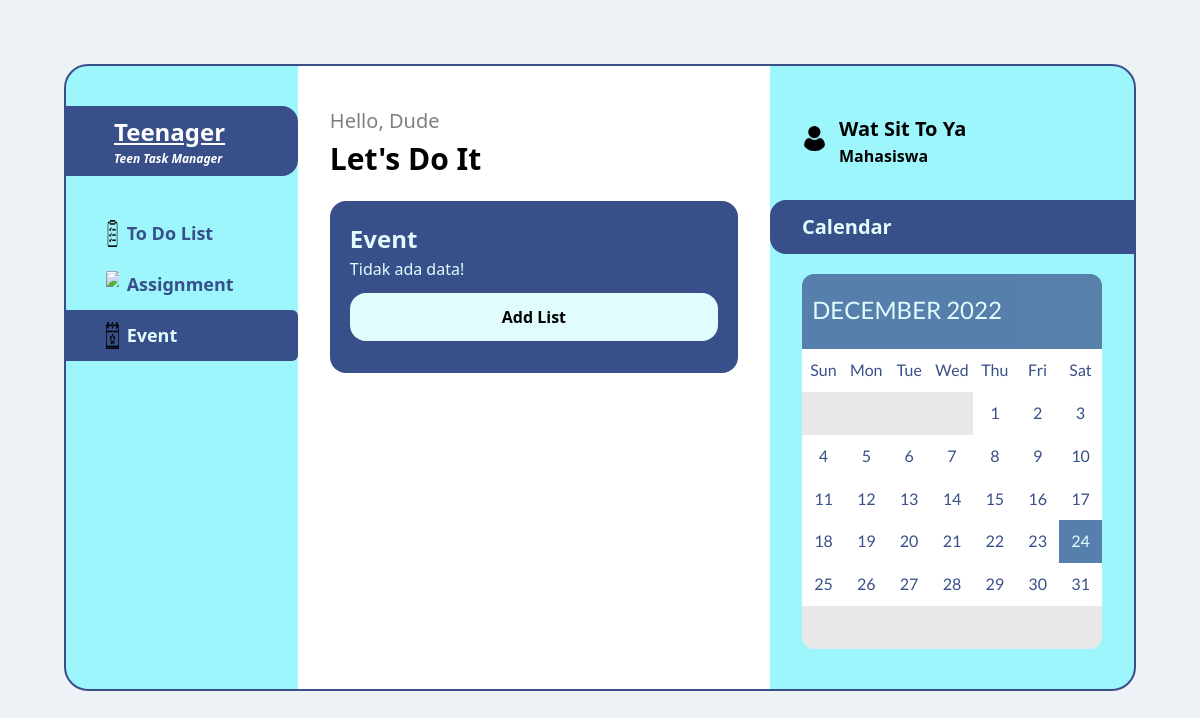
The page /event/event.php on the database as committed earlier.
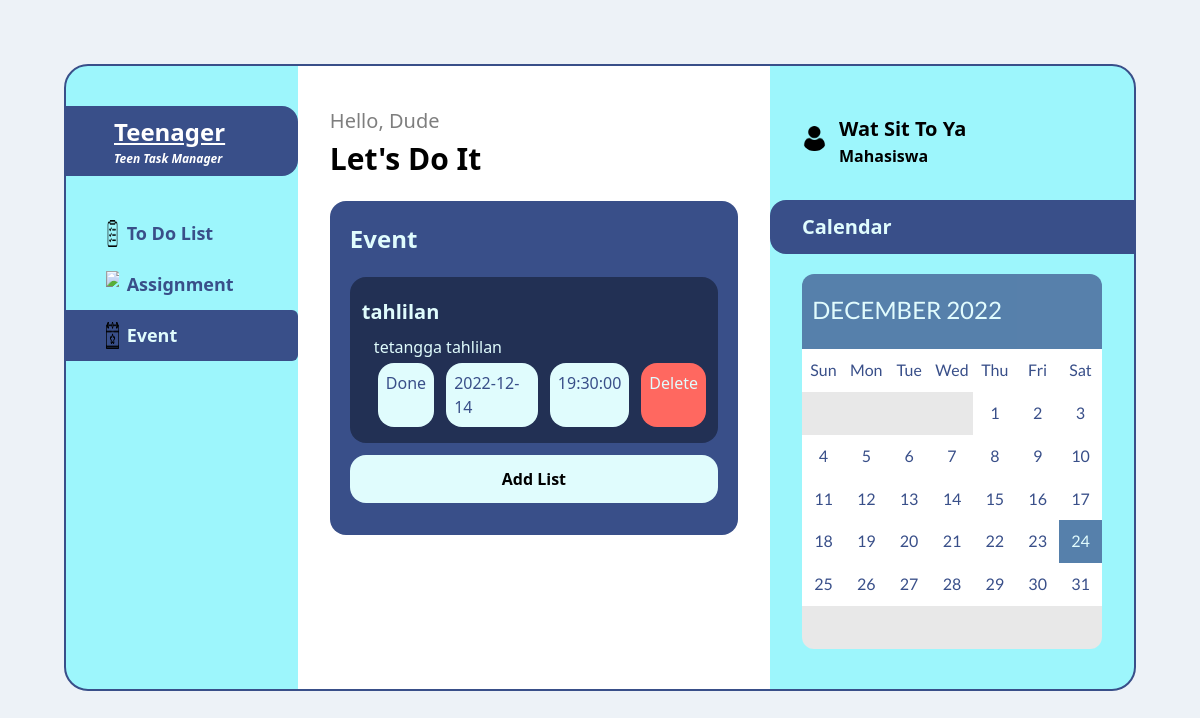
The same page on the database as committed later.
### tables this page shows
CREATE TABLE `event` (
  `id_event` int(11) NOT NULL,
  `subject` varchar(30) NOT NULL,
  `description` text NOT NULL,
  `date` date NOT NULL,
  `time` time NOT NULL,
  `status` tinyint(1) NOT NULL
);

### event/event.php (the view, shortened to what this page needs)
<!DOCTYPE html>
<html lang="en">
<head>
  <link rel="stylesheet" href="../index.css" />
  <link rel="stylesheet" href="https://cdn.tailwindcss.com" />
  <link href="https://unpkg.com/tailwindcss@^1.0/dist/tailwind.min.css" rel="stylesheet" />
  <link rel="stylesheet" href="https://netdna.bootstrapcdn.com/font-awesome/3.2.1/css/font-awesome.css" />
</head>
<body class="bg-gray-200">
  <div id="main" class="flex m-16 rounded-3xl">
    <div id="leftSection" class="inline-block my-10 w-3/12">
      <div class="title rounded-r-2xl p-2">
        <h2 class="text-2xl px-10 font-semibold underline text-white">Teenager</h2>
        <h4 class="text-xs px-10 font-semibold italic text-white">Teen Task Manager</h4>
      </div>
      <div class="category flex mt-8 p-3 px-10 rounded-r-md font-semibold cursor-pointer" onclick="window.location.href='../index.php'">
        <img src="../assets/to-do-list.png" class="w-1/12 inline-block" />
        <h3 class="inline-block text-lg ml-2 cursor-pointer">To Do List</h3>
      </div>
      <div class="category flex p-3 px-10 rounded-r-md font-semibold cursor-pointer" onclick="window.location.href='../assignment/assignment.php'">
        <img src="../assets/assignment.png" class="w-1/12 inline-block" />
        <h3 class="inline-block text-lg ml-2 cursor-pointer">Assignment</h3>
      </div>
      <div class="title flex p-3 px-10 rounded-r-md font-semibold cursor-pointer" onclick="window.location.href='event.php'">
        <img src="../assets/event.png" class="w-1/12 inline-block" />
        <h3 class="list inline-block text-lg ml-2 cursor-pointer">Event</h3>
      </div>
    </div>
    <div id="centerSection" class="inline-block p-8">
      <h1 class="text-xl mt-2 opacity-50">Hello, Dude</h1>
      <h3 class="text-3xl font-bold">Let's Do It</h3>
      <div class="todo p-5 rounded-2xl mt-5">
        <h3 class="text-2xl font-bold">Event</h3>
        <?php
					include('../koneksi.php');
					$query = mysqli_query($conn, "SELECT * FROM event ORDER BY id_event DESC") or die(mysqli_error($conn));
					if (mysqli_num_rows($query) == 0) {
						echo '<tr><td>Tidak ada data!</td></tr>';
					}
					while($data = mysqli_fetch_assoc($query)) {
				?>
						<div class="task mt-5 p-3 rounded-2xl bg-black">
              <div>
                <p class="subject inline-block font-semibold text-xl my-2">
                    <?php echo $data['subject']; ?>
                </p>
                <div class=" flex">
                    <p class="inline-block ml-3">
                        <?php echo $data['description']; ?>
                    </p>
                </div>
              </div>
							<?php
							if ($data['status'] == 1) {
								$status = "Done";
							} else if ($data['status'] == 0) {
								$status = "On Going";
							}
							?>
							<div class="flex my-1">
							<p name="status" class="status ml-4 p-2 rounded-2xl text-center inline-block"><?php echo "$status"; ?></p>
								<p class="status ml-3 p-2 rounded-2xl text-center inline-block">
                  <?php echo $data['date']; ?>
                </p>
                <p class="status ml-3 p-2 rounded-2xl text-center inline-block">
                <?php echo $data['time']; ?>
                </p>
								<a href="hapusEvent.php?id=<?php echo $data['id_event']; ?>" class="delete ml-3 p-2 rounded-2xl text-center inline-block cursor-pointer hover:font-semibold">Delete</a>
							</div>
						</div>
				<?php
					}
				?>
        <button class="addList my-3 p-3 rounded-2xl font-semibold hover:font-bold" onclick="window.location.href='../event/input-event.php'">Add List</button>
      </div>
    </div>
    <div id="rightSection" class="inline-block my-10">
      <div class="user flex py-2 mx-8">
        <img src="../assets/user.png" class="inline-block my-3 rounded-xl" />
        <div class="inline-block">
          <h3 class="ml-3 text-xl font-semibold">Wat Sit To Ya</h3>
          <p class="ml-3 font-semibold">Mahasiswa</p>
        </div>
      </div>
      <div class="calendar mt-6">
        <h3 class="my-5 py-3 px-8 font-semibold text-xl rounded-l-2xl">Calendar</h3>
        <div id="calendar" class="mx-8">
          <div id="calendar_header">
            <h1></h1>
          </div>
          <div id="calendar_weekdays"></div>
          <div id="calendar_content"></div>
        </div>
      </div>
    </div>
  </div>
</body>
</html>

### index.css (style rules this page uses)
#main { background-color: #9df6fc; border: 2px #394f89 solid; }
#leftSection .title { background-color: #394f89; }
#leftSection .title .list { color: #e0fcfd; }
#leftSection .category { color: #394f89; }
#centerSection { width: 50%; background-color: #ffffff; }
#centerSection .addList { color: #000000; background-color: #e0fcfd; width: 100%; }
#centerSection .todo { color: #e0fcfd; background-color: #394f89; }
#centerSection .todo .status { color: #394f89; background-color: #e0fcfd; }
#centerSection .todo .delete { color: #e0fcfd; background-color: #ff6860; }
#centerSection .todo .task { background-color: #223054; }
.task p { text-align: justify; }
#rightSection img { width: 25px; height: 25px; }
.calendar h3 { background-color: #394f89; color: #e0fcfd; }
#calendar { width: 200px; font-family: "Lato", sans-serif; }
#calendar_content, #calendar_weekdays, #calendar_header { position: relative; width: 300px; overflow: hidden; float: left; z-index: 10; cursor: pointer; }
#calendar_content { -webkit-border-radius: 0px 0px 12px 12px; -moz-border-radius: 0px 0px 12px 12px; border-radius: 0px 0px 12px 12px; }
#calendar_header, #calendar_content div.today { zoom: 1; filter: alpha(opacity=70); opacity: 0.7; }
#calendar_header { width: 100%; height: 37px; text-align: center; background-color: #ff6860; padding: 18px 0; -webkit-border-radius: 12px 12px 0px 0px; -moz-border-radius: 12px 12px 0px 0px; border-radius: 12px 12px 0px 0px; }
#calendar_header h1 { font-size: 1.5em; color: #ffffff; float: left; width: 70%; }

Rows that differ between the two databases and show on the page:
added event: subject "tahlilan", description "tetangga tahlilan", status "Done", date "2022-12-14", time "19:30:00"
Other text that changed with them:
text no longer shown: "Tidak ada data!"
